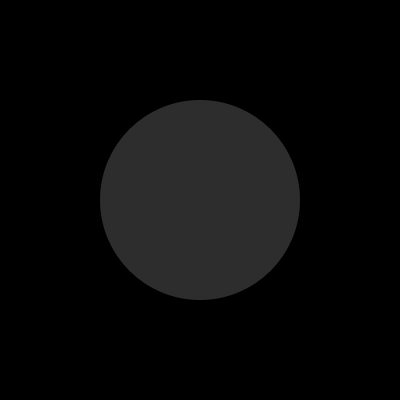
<?xml version="1.0" encoding="UTF-8"?>
<ui version="4.0">
 <class>Form</class>
 <widget class="QWidget" name="Form">
  <property name="geometry">
   <rect>
    <x>0</x>
    <y>0</y>
    <width>400</width>
    <height>400</height>
   </rect>
  </property>
  <property name="windowTitle">
   <string>Form</string>
  </property>
  <property name="styleSheet">
   <string notr="true">*{
	background-color:rgb(0,0,0);
}</string>
  </property>
  <property name="locale">
   <locale language="English" country="Australia"/>
  </property>
  <widget class="QPushButton" name="Recorder">
   <property name="geometry">
    <rect>
     <x>100</x>
     <y>100</y>
     <width>200</width>
     <height>200</height>
    </rect>
   </property>
   <property name="palette">
    <palette>
     <active>
      <colorrole role="WindowText">
       <brush brushstyle="SolidPattern">
        <color alpha="255">
         <red>70</red>
         <green>227</green>
         <blue>162</blue>
        </color>
       </brush>
      </colorrole>
      <colorrole role="Button">
       <brush brushstyle="SolidPattern">
        <color alpha="255">
         <red>45</red>
         <green>45</green>
         <blue>45</blue>
        </color>
       </brush>
      </colorrole>
      <colorrole role="Text">
       <brush brushstyle="SolidPattern">
        <color alpha="255">
         <red>255</red>
         <green>255</green>
         <blue>255</blue>
        </color>
       </brush>
      </colorrole>
      <colorrole role="ButtonText">
       <brush brushstyle="SolidPattern">
        <color alpha="255">
         <red>255</red>
         <green>255</green>
         <blue>255</blue>
        </color>
       </brush>
      </colorrole>
      <colorrole role="Base">
       <brush brushstyle="SolidPattern">
        <color alpha="255">
         <red>45</red>
         <green>45</green>
         <blue>45</blue>
        </color>
       </brush>
      </colorrole>
      <colorrole role="Window">
       <brush brushstyle="SolidPattern">
        <color alpha="255">
         <red>45</red>
         <green>45</green>
         <blue>45</blue>
        </color>
       </brush>
      </colorrole>
     </active>
     <inactive>
      <colorrole role="WindowText">
       <brush brushstyle="SolidPattern">
        <color alpha="255">
         <red>70</red>
         <green>227</green>
         <blue>162</blue>
        </color>
       </brush>
      </colorrole>
      <colorrole role="Button">
       <brush brushstyle="SolidPattern">
        <color alpha="255">
         <red>45</red>
         <green>45</green>
         <blue>45</blue>
        </color>
       </brush>
      </colorrole>
      <colorrole role="Text">
       <brush brushstyle="SolidPattern">
        <color alpha="255">
         <red>255</red>
         <green>255</green>
         <blue>255</blue>
        </color>
       </brush>
      </colorrole>
      <colorrole role="ButtonText">
       <brush brushstyle="SolidPattern">
        <color alpha="255">
         <red>255</red>
         <green>255</green>
         <blue>255</blue>
        </color>
       </brush>
      </colorrole>
      <colorrole role="Base">
       <brush brushstyle="SolidPattern">
        <color alpha="255">
         <red>45</red>
         <green>45</green>
         <blue>45</blue>
        </color>
       </brush>
      </colorrole>
      <colorrole role="Window">
       <brush brushstyle="SolidPattern">
        <color alpha="255">
         <red>45</red>
         <green>45</green>
         <blue>45</blue>
        </color>
       </brush>
      </colorrole>
     </inactive>
     <disabled>
      <colorrole role="WindowText">
       <brush brushstyle="SolidPattern">
        <color alpha="255">
         <red>255</red>
         <green>255</green>
         <blue>255</blue>
        </color>
       </brush>
      </colorrole>
      <colorrole role="Button">
       <brush brushstyle="SolidPattern">
        <color alpha="255">
         <red>45</red>
         <green>45</green>
         <blue>45</blue>
        </color>
       </brush>
      </colorrole>
      <colorrole role="Text">
       <brush brushstyle="SolidPattern">
        <color alpha="255">
         <red>255</red>
         <green>255</green>
         <blue>255</blue>
        </color>
       </brush>
      </colorrole>
      <colorrole role="ButtonText">
       <brush brushstyle="SolidPattern">
        <color alpha="255">
         <red>255</red>
         <green>255</green>
         <blue>255</blue>
        </color>
       </brush>
      </colorrole>
      <colorrole role="Base">
       <brush brushstyle="SolidPattern">
        <color alpha="255">
         <red>45</red>
         <green>45</green>
         <blue>45</blue>
        </color>
       </brush>
      </colorrole>
      <colorrole role="Window">
       <brush brushstyle="SolidPattern">
        <color alpha="255">
         <red>45</red>
         <green>45</green>
         <blue>45</blue>
        </color>
       </brush>
      </colorrole>
     </disabled>
    </palette>
   </property>
   <property name="font">
    <font>
     <family>Yu Gothic UI</family>
     <pointsize>15</pointsize>
     <weight>50</weight>
     <italic>false</italic>
     <bold>false</bold>
    </font>
   </property>
   <property name="styleSheet">
    <string notr="true">/* 默认状态 */
QPushButton {
    background-color: rgb(45,45,45);
    border: none;
    padding: 10px 20px;
    border-radius: 100px;/* 设置圆角半径 */
	qproperty-icon: url(:/voice/300ppi/voice_w.png)
}

/* 悬停状态 */
QPushButton:hover {
    background-color: rgb(70, 227, 162);
	border-radius: 100px; /* 设置圆角半径 */
	qproperty-icon: url(:/voice/300ppi/voice_b.png)
}

/* 按下状态 */
QPushButton:pressed {
    background-color: rgb(62, 204, 145);
	border-radius: 100px; /* 设置圆角半径 */
	qproperty-icon: url(:/voice/300ppi/voice_b.png)
}
</string>
   </property>
   <property name="text">
    <string/>
   </property>
   <property name="iconSize">
    <size>
     <width>100</width>
     <height>100</height>
    </size>
   </property>
  </widget>
 </widget>
 <resources>
  <include location="resources/resources.qrc"/>
 </resources>
 <connections/>
</ui>
